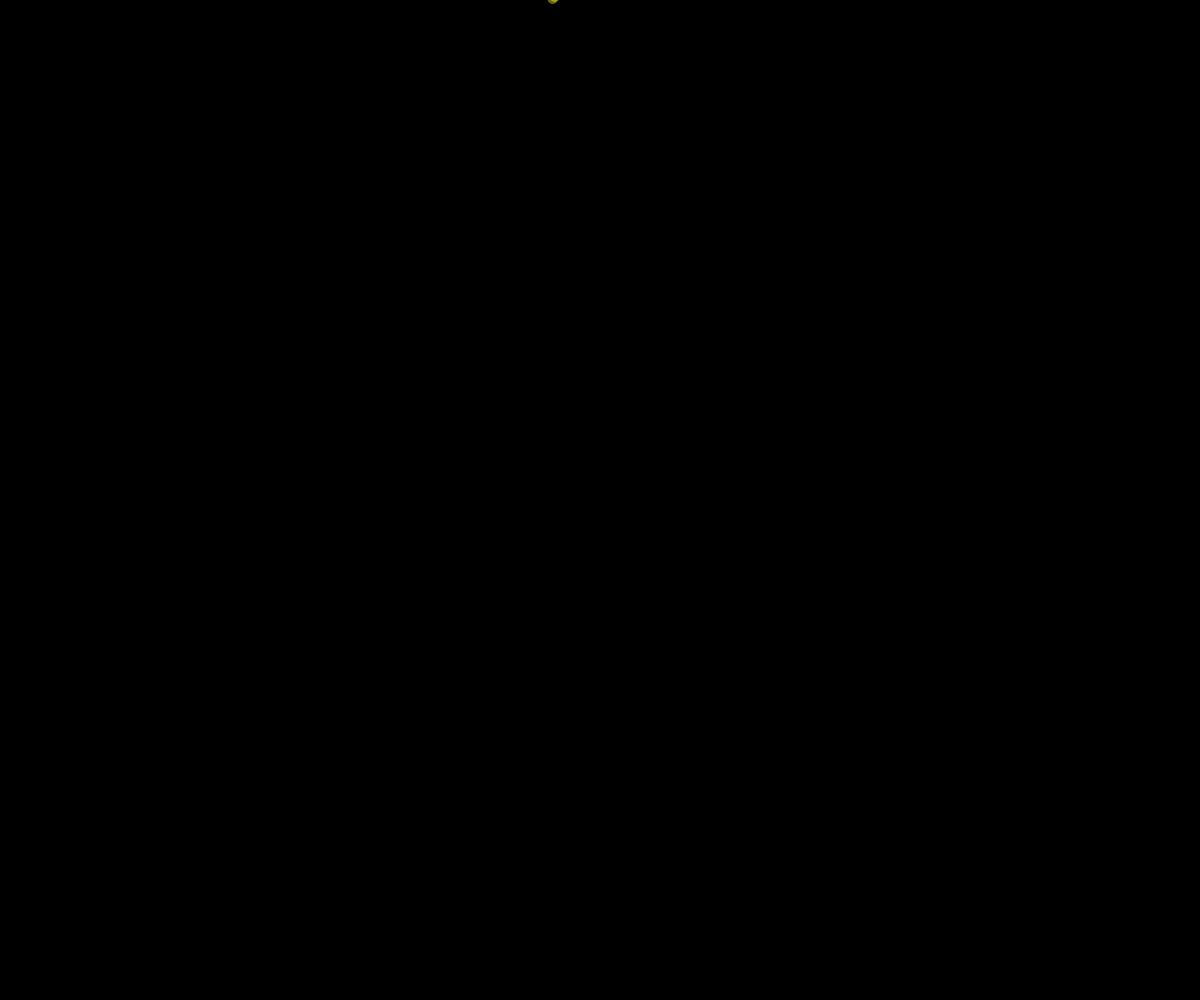
Frame 1 (no input)
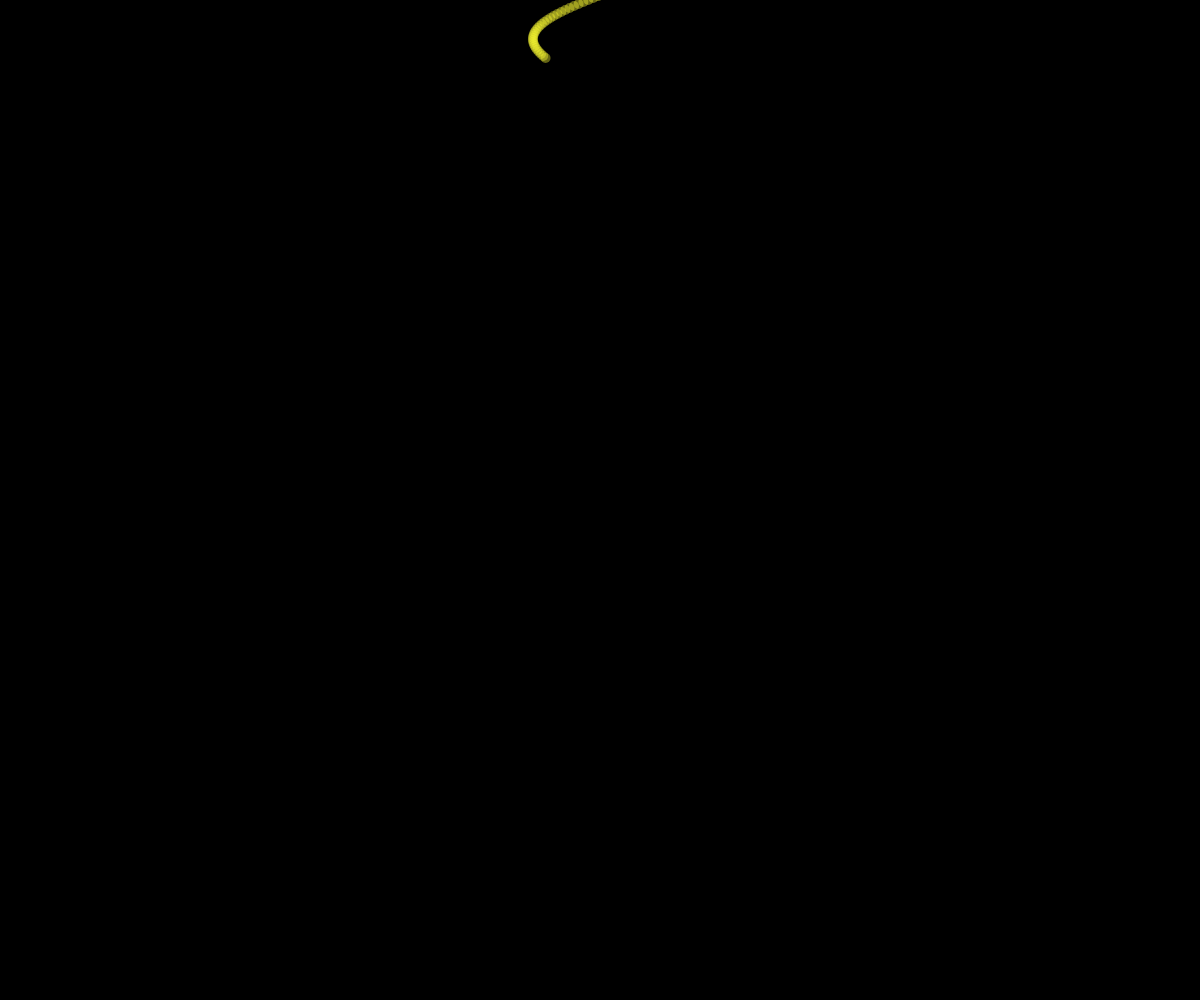
Frame 60 (no input)
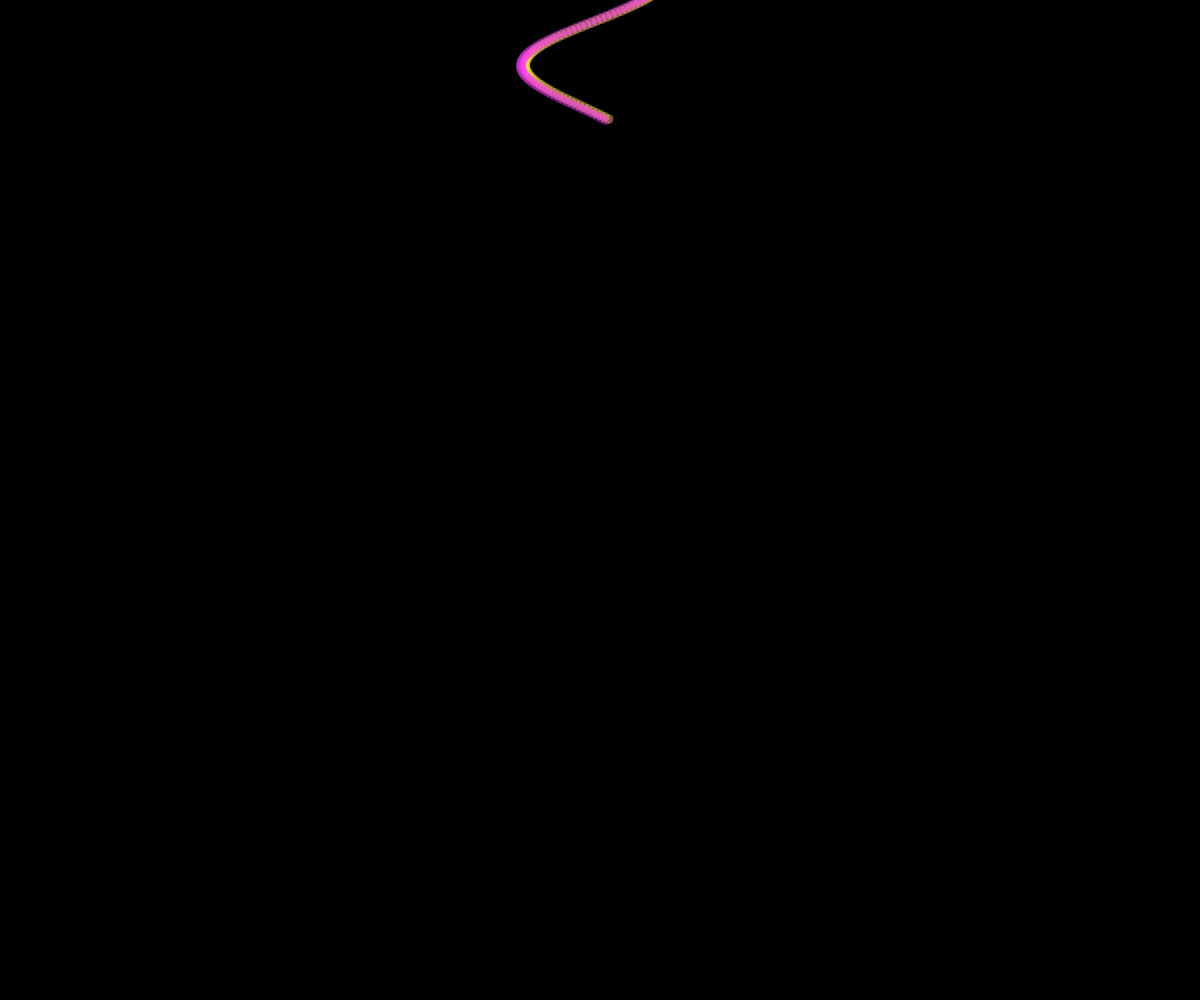
Frame 120 (the mouse pressed at the canvas centre since frame 60)

The p5.js sketch that drew these frames (run headless with seeded random() and noise() and a simulated clock; from frame 60 on, the mouse is pressed at the canvas centre):

// p5.js sketch
// ── sketch.js
var xspacing = 2;   // Distance between each horizontal location
var w;              // Width of entire wave
var maxwaves = 4;   // total # of waves to add together
var theta = 0.0;
var amplitude = new Array(maxwaves);
var dx = new Array(maxwaves);
var yvalues;


var a = 0;
var b = 0;
var c = 0;
var d = 0;
var e = 0;
var f = 0;
var g = 0;
var h = 0;
var i = 0;
var j = 0;
var g = 0;


function setup() {

  createCanvas(windowWidth, windowHeight);

  frameRate(30);
  w = height;
  for (var i = 0; i < maxwaves; i++) {
    amplitude[i] = 20;
    var period = random(100,300); // Num pixels before wave repeats
    dx[i] = (TWO_PI / period) * xspacing;
  }
  yvalues = new Array(floor(w/xspacing));
}

function draw() {
  background(0);

  drawWave(400, 4, 0, -800, 50, 255, 255);
  // drawWave(200, PI, -width/2-50, -c, 255, 50, 255);
  // drawWave(500, 5, -100, -700, 100, 50, 255);
  // drawWave(500, 8, 0, -500, 255, 50, 100);
  if(frameCount > 450){
    push();
    g+=1.5;
    translate(width/1.5+g, height/2+50-g);
    rotate(TWO_PI/3);
    calcWave();
    renderWaveR(100, 255, 50);
    pop();
  }

  if(frameCount > 300){
    push();
    f+=1;
    translate(width/2+50-f,-50);
    rotate(0);
    calcWave();
    renderWaveR(255, 100, 50);
    pop();
  }


  if(frameCount > 500){
    e+=1.5;
    push();
    translate(width*1.5-e, -height/2-50+e);
    rotate(TWO_PI/3);
    calcWave();
    renderWave(255, 50, 100);
    pop();
  }


  if(frameCount > 200){
    b+=1
    push();
    translate(-width/2-50+b, 0);
    calcWave();
    renderWave(255, 50, 255);
    pop();
  }

  push();
  a+=1;
  translate(width/1.2, -height+a);
  rotate(PI/2);
  calcWave();
  renderWave(255, 255, 50);
  pop();

  if(frameCount > 100 && frameCount < 200 && frameCount % 10 == 0) {
    push();
    a+=1;
    translate(width/1.205, -height+a);
    rotate(PI/2);
    calcWave();
    renderWave(255, 50, 255);
    pop();
  }

  if(frameCount > 250 && frameCount < 350 && frameCount % 10 == 0) {
    push();
    a+=1;
    translate(width/1.195, -height+a);
    rotate(PI/2);
    calcWave();
    renderWave(255, 100, 50);
    pop();


  }

function drawWave(sec, ang, t1, t2, r, g, b ) {
  if(frameCount > sec) {
    push();
    c+=1.5;
    translate(t1+c, t2+c);
    rotate(PI/ang);
    calcWave();
    renderWave(r, g, b);
    pop();

  }

}


}

function calcWave() {

  theta += 0.02;
  for (var i = 0; i < yvalues.length; i++) {
    yvalues[i] = 0;
  }

  // Accumulate wave height values
  for (var j = 0; j < maxwaves; j++) {
    var x = theta;
    for (var i = 0; i < yvalues.length; i++) {
      // Every other wave is cosine instead of sine
      if (j % 2 == 0)  yvalues[i] += sin(x)*amplitude[j];
      else yvalues[i] += cos(x)*amplitude[j];
      x+=dx[j];
    }
  }
}


function renderWave(r, g, b) {
  // A simple way to draw the wave with an ellipse at each location
  noStroke();
  fill(r, g, b,100);
  ellipseMode(CENTER);
  for (var x = 0; x < yvalues.length; x++) {
    ellipse(x*xspacing,width/3+yvalues[x],10,10);
  }
}

function renderWaveR(r, g, b) {
  // A simple way to draw the wave with an ellipse at each location
  noStroke();
  fill(r, g, b,100);
  ellipseMode(CENTER);
  for (var x = 0; x < yvalues.length; x++) {
    ellipse(width-x*xspacing,width/3+yvalues[x],10,10);
  }
}
